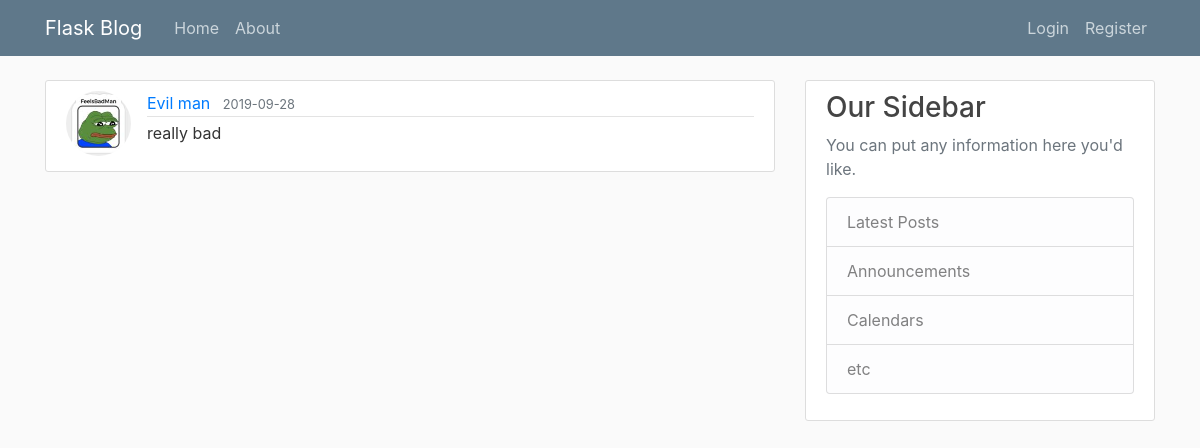
Screenshot of /post/comment/1 with the database file from the repository.
### flaskblog/models.py (models this page shows, shortened)
class User(db.Model, UserMixin):
    id = db.Column(db.Integer, primary_key=True)
    username = db.Column(db.String(20), unique=True, nullable=False)
    email = db.Column(db.String(120), unique=True, nullable=False)
    image_file = db.Column(db.String(20), nullable=False, default='default.jpg')
    password = db.Column(db.String(60), nullable=False)
    posts = db.relationship('Post', backref='author', lazy=True)
    comments = db.relationship('Comment', backref='author', lazy=True)

class Comment(db.Model):
    id = db.Column(db.Integer, primary_key=True)
    comment_post_id = db.Column(db.Integer)
    date_posted = db.Column(db.DateTime, nullable=False, default=datetime.utcnow)
    content = db.Column(db.Text, nullable=False)
    user_id = db.Column(db.Integer, db.ForeignKey('user.id'), nullable=False)

### flaskblog/routes.py (the view)
@app.route("/post/comment/<int:comment_id>")
def comment(comment_id):
    comment = Comment.query.get_or_404(comment_id)
    return render_template('comment.html', comment=comment)

### flaskblog/templates/comment.html (shortened to what this page needs)
{% extends "layout.html" %}
{% block content %}
  <article class="media content-section">
    <img class="rounded-circle article-img" src="{{ url_for('static', filename='profile_pics/' + comment.author.image_file) }}">
    <div class="media-body">
      <div class="article-metadata">
        <a class="mr-2" href="#">{{ comment.author.username }}</a>
        <small class="text-muted">{{ comment.date_posted.strftime('%Y-%m-%d') }}</small>
      </div>
      <p class="article-content">{{ comment.content }}</p>
    </div>
  </article>
{% endblock content %}

### flaskblog/static/main.css (style rules this page uses)
body { background: #fafafa; color: #333333; margin-top: 5rem; }
.content-section { background: #ffffff; padding: 10px 20px; border: 1px solid #dddddd; border-radius: 3px; margin-bottom: 20px; }
.article-content { white-space: pre-line; }
.article-img { height: 65px; width: 65px; margin-right: 16px; }
.article-metadata { padding-bottom: 1px; margin-bottom: 4px; border-bottom: 1px solid #e3e3e3 }

### rows the page displays
User: image_file (picture), author.username "Evil man"
Comment: date_posted "2019-09-28", content "really bad"
